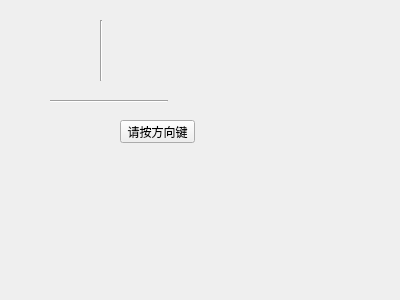
<?xml version="1.0" encoding="UTF-8"?>
<ui version="4.0">
 <class>Widget</class>
 <widget class="QWidget" name="Widget">
  <property name="geometry">
   <rect>
    <x>0</x>
    <y>0</y>
    <width>400</width>
    <height>300</height>
   </rect>
  </property>
  <property name="windowTitle">
   <string>Widget</string>
  </property>
  <widget class="Line" name="line">
   <property name="geometry">
    <rect>
     <x>100</x>
     <y>20</y>
     <width>3</width>
     <height>61</height>
    </rect>
   </property>
   <property name="orientation">
    <enum>Qt::Vertical</enum>
   </property>
  </widget>
  <widget class="Line" name="line_2">
   <property name="geometry">
    <rect>
     <x>50</x>
     <y>100</y>
     <width>118</width>
     <height>3</height>
    </rect>
   </property>
   <property name="orientation">
    <enum>Qt::Horizontal</enum>
   </property>
  </widget>
  <widget class="QPushButton" name="pushButton">
   <property name="geometry">
    <rect>
     <x>120</x>
     <y>120</y>
     <width>75</width>
     <height>23</height>
    </rect>
   </property>
   <property name="text">
    <string>请按方向键</string>
   </property>
  </widget>
 </widget>
 <layoutdefault spacing="6" margin="11"/>
 <resources/>
 <connections/>
</ui>
